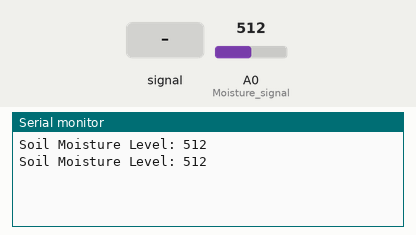
Recording of a sketch running on a simulated Arduino Uno, built with avr-gcc and run on an emulated ATmega328P. Shown: the last lines printed to the serial monitor. The test bench sets the inputs (shaded band); at power-on: A0 (Moisture_signal) = 512.

Above: at 2.8 s.
2.9 s: A0 (Moisture_signal) fed a 200 Hz sine of ±81 counts around its level
At 5.1 s:
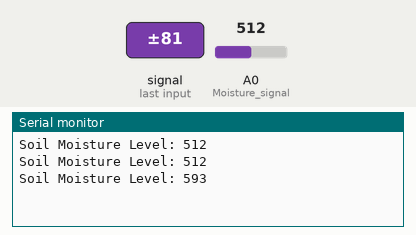
5.6 s: A0 (Moisture_signal) set to 716
At 6.6 s:
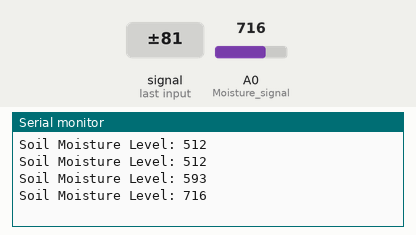
8.3 s: A0 (Moisture_signal) fed a 1000 Hz sine of ±255 counts around its level
At 10.8 s:
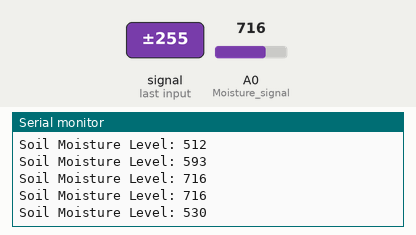
11.0 s: A0 (Moisture_signal) set to 900
At 12.5 s:
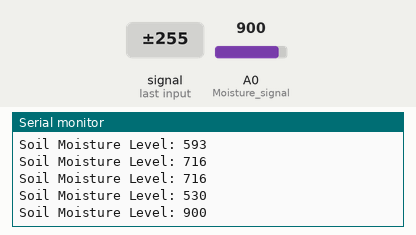
Timing chart, 0 to 14.0 s (numbered marks = the images above; inputs shaded):
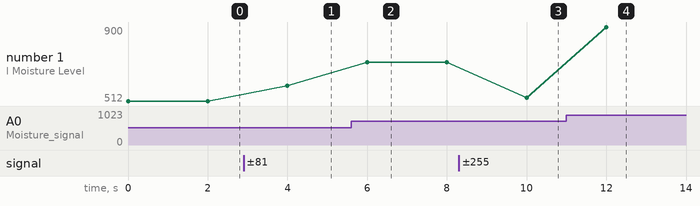

Measured:
- after the input at 2.9 s, the serial monitor: prints a new line after 1.1 s (image 1)
- after the input at 5.6 s, the serial monitor: prints a new line after 0.40 s (image 2)
- after the input at 8.3 s, the serial monitor: prints a new line after 1.7 s (image 3)
- after the input at 11.0 s, the serial monitor: prints a new line after 1.0 s (image 4)
- plotted number 1: 512 → 593 after the input at 2.9 s, 593 → 716 after the input at 5.6 s, 716 → 530 after the input at 8.3 s, 530 → 900 after the input at 11.0 s

The sketch:

ketchupsensor.ino
```cpp
//Arduino Code - Soil Moisture

int Moisture_signal = A0; //Define the Analog pin# on the Arduino for the soil moisture sensor signal

void setup() {
  Serial.begin(9600); // Start the serial communication
}

void loop() {
  int Moisture = analogRead(Moisture_signal);
  Serial.print("Soil Moisture Level: ");
  Serial.println(Moisture);
  delay(2000);
}
```
